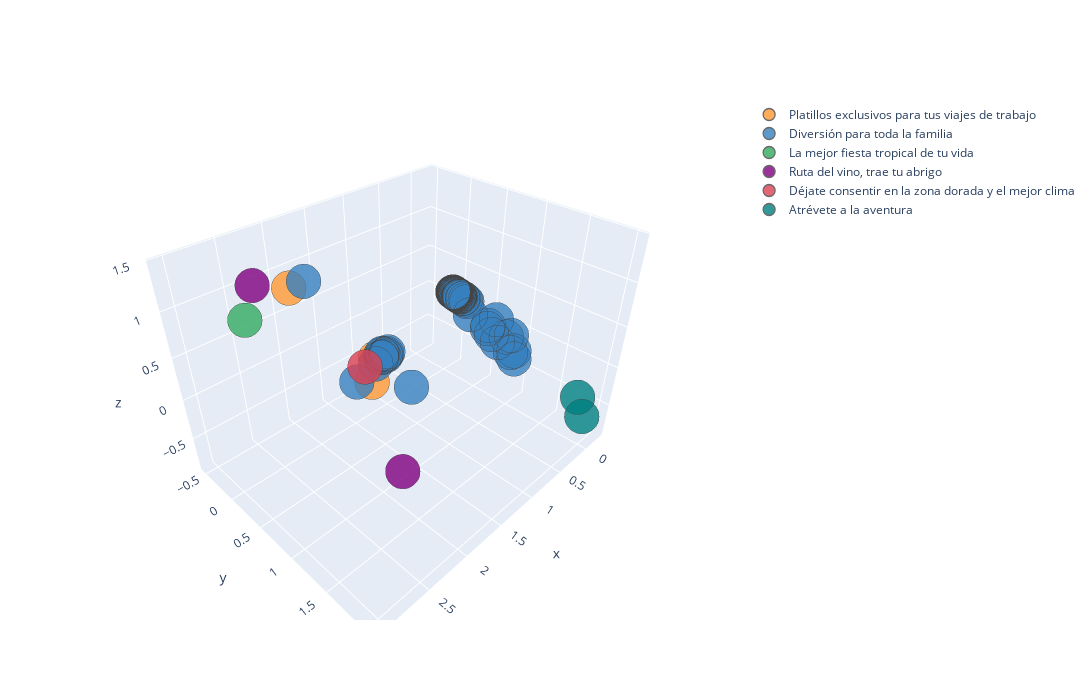

Notebook code cell kept with this figure:
### Code cell
import cufflinks as cf
from pandas import DataFrame
from sklearn.pipeline import Pipeline
from sklearn.decomposition import PCA
from sklearn.preprocessing import MinMaxScaler

pipe_pca = Pipeline(steps=[('pre_scaler', MinMaxScaler()), ('dim_red', PCA(3))])
X = DataFrame(pipe_pca.fit_transform(df.iloc[:,:-3]), index=df.index).join(df['final_cluster'])

cf.go_offline()
chart_size = cf.Layout(height=700, width=1100)
X.iplot(kind='scatter3d', mode='markers', x=0, y=1, z=2, categories='final_cluster', layout=chart_size)
